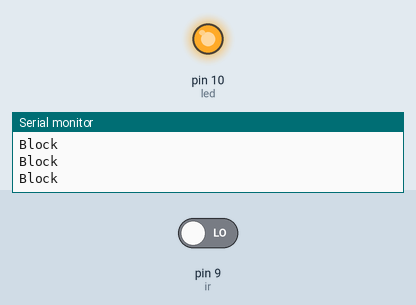
The sketch below on a simulated Arduino Uno, built with avr-gcc and run on an emulated ATmega328P. Parts: output pins drawn as LEDs (lit = HIGH), the last lines printed to the serial monitor. Inputs (shaded band) come from the test bench; at power-on: pin 9 (ir) LOW.

Above: at 1.2 s.
1.3 s: pin 9 (ir) driven HIGH
At 1.8 s:
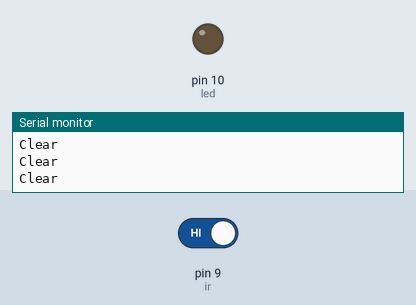
2.8 s: pin 9 (ir) driven LOW
At 4.1 s:
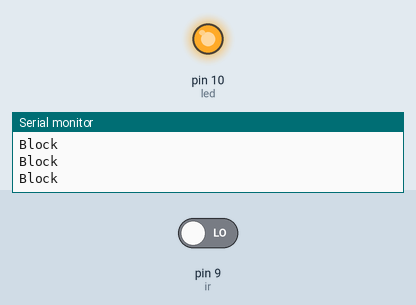
Timing chart, 0 to 5.8 s (numbered marks = the images above; inputs shaded):
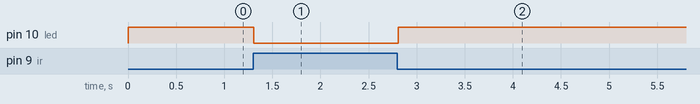

Measured:
- after the input at 1.3 s, pin 10 (led): HIGH → LOW at once
- after the input at 2.8 s, pin 10 (led): LOW → HIGH at once

The sketch:

IR_Sensor.ino
```cpp
int ir = 9;
int led = 10;

int state;

void setup() {
  // put your setup code here, to run once:
Serial.begin(9600);
pinMode(ir,INPUT);
pinMode(led,OUTPUT);
state =0;
}

void loop() {
  // put your main code here, to run repeatedly:
state = digitalRead(ir);
if(state == HIGH){
  Serial.println("Clear");
  digitalWrite(led,LOW);
}
else{
  Serial.println("Block");
  digitalWrite(led,HIGH);
}
}
```
